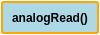
<?xml version="1.0" encoding="UTF-8"?>
<ui version="4.0">
 <class>glowbot_object_analog_read_arduino</class>
 <widget class="QWidget" name="glowbot_object_analog_read_arduino">
  <property name="geometry">
   <rect>
    <x>0</x>
    <y>0</y>
    <width>100</width>
    <height>35</height>
   </rect>
  </property>
  <property name="windowTitle">
   <string>Form</string>
  </property>
  <property name="styleSheet">
   <string notr="true">background-color: transparent;</string>
  </property>
  <layout class="QHBoxLayout" name="horizontalLayout">
   <property name="spacing">
    <number>5</number>
   </property>
   <property name="leftMargin">
    <number>1</number>
   </property>
   <property name="topMargin">
    <number>1</number>
   </property>
   <property name="rightMargin">
    <number>1</number>
   </property>
   <property name="bottomMargin">
    <number>1</number>
   </property>
   <item>
    <widget class="QLabel" name="label">
     <property name="font">
      <font>
       <weight>75</weight>
       <bold>true</bold>
      </font>
     </property>
     <property name="styleSheet">
      <string notr="true">QLabel {background-color: lightblue; border: 2px solid orange; border-radius: 3px;}</string>
     </property>
     <property name="text">
      <string>analogRead()</string>
     </property>
     <property name="alignment">
      <set>Qt::AlignCenter</set>
     </property>
    </widget>
   </item>
  </layout>
 </widget>
 <resources/>
 <connections/>
</ui>
